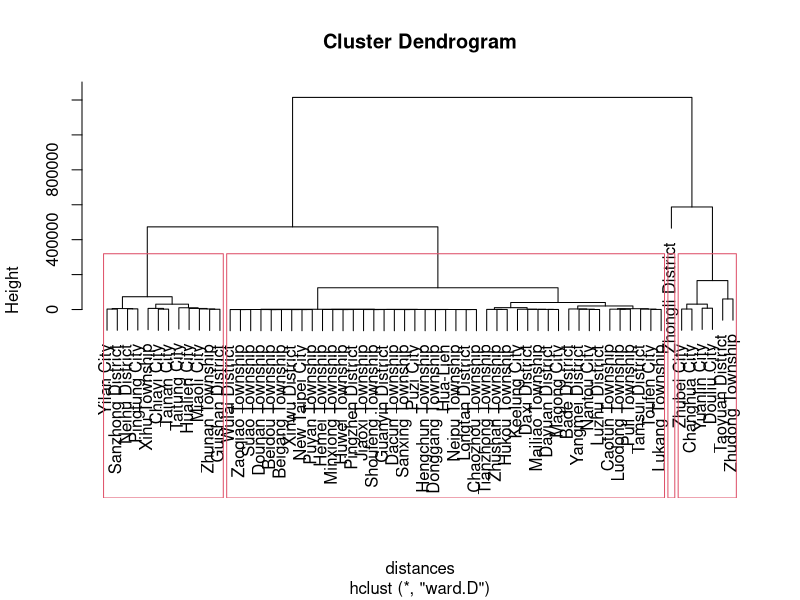

Source code (R):
# Read in the dataset  data 19th Sep 2017 - 18 Oct 2017
GaData = read.csv("data.csv")

# Look at summary
summary(GaData)
str(GaData)

# Compute distances
distances = dist(GaData, method = "euclidean")

# Hierarchical clustering
clusterCities = hclust(distances, method = "ward.D")

# Plot the dendrogram
plot(clusterCities, labels = GaData$City)
rect.hclust(clusterCities,4)

# Assign points to clusters
clusterGroups = cutree(clusterCities, k = 4)

tapply(GaData$Users, clusterGroups, mean)
tapply(GaData$NewUsers, clusterGroups, mean)
tapply(GaData$Sessions, clusterGroups, mean)
tapply(GaData$BounceRate, clusterGroups, mean)
tapply(GaData$PagesPerSession, clusterGroups, mean)
tapply(GaData$Transactions, clusterGroups, mean)
tapply(GaData$Revenue, clusterGroups, mean)
tapply(GaData$E_commerce_Conversion_Rate, clusterGroups, mean)

cluster1 = subset(GaData, clusterGroups==1)
cluster2 = subset(GaData, clusterGroups==2)
cluster3 = subset(GaData, clusterGroups==3)
cluster4 = subset(GaData, clusterGroups==4)

write.csv(cluster1, file = "cluster1.csv")
write.csv(cluster2, file = "cluster2.csv")
write.csv(cluster3, file = "cluster3.csv")
write.csv(cluster4, file = "cluster4.csv")
